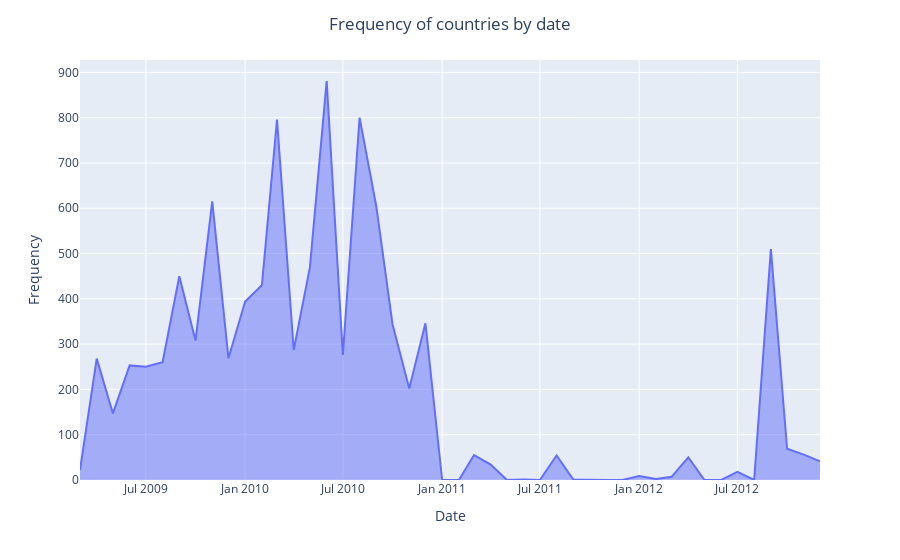

This figure's notebook cell:
### Code cell
def plot_nations_freq(df_nations):
    fig = px.area(df_nations, x='Date', y="Freq")
    fig.update_layout(
        yaxis_title="Frequency",
        xaxis_title="Date",
        title= dict(
            text=f'Frequency of countries by date',
            xanchor='center',
            x=0.5)
    )
    return fig

plot_nations_freq(df_nations).show()

### Figure 1 — Plotly figure (JSON) as saved in the notebook; plotly's stock layout.template omitted (floating-point values rounded to 4 significant figures)
{"data": [{"hovertemplate": "Date=%{x}<br>Freq=%{y}<extra></extra>", "legendgroup": "", "line": {"color": "#636efa"}, "mode": "lines", "name": "", "orientation": "v", "showlegend": false, "stackgroup": "1", "type": "scatter", "x": ["2009-03-01T00:00:00", "2009-04-01T00:00:00", "2009-05-01T00:00:00", "2009-06-01T00:00:00", "2009-07-01T00:00:00", "2009-08-01T00:00:00", "2009-09-01T00:00:00", "2009-10-01T00:00:00", "2009-11-01T00:00:00", "2009-12-01T00:00:00", "2010-01-01T00:00:00", "2010-02-01T00:00:00", "2010-03-01T00:00:00", "2010-04-01T00:00:00", "2010-05-01T00:00:00", "2010-06-01T00:00:00", "2010-07-01T00:00:00", "2010-08-01T00:00:00", "2010-09-01T00:00:00", "2010-10-01T00:00:00", "2010-11-01T00:00:00", "2010-12-01T00:00:00", "2011-01-01T00:00:00", "2011-02-01T00:00:00", "2011-03-01T00:00:00", "2011-04-01T00:00:00", "2011-05-01T00:00:00", "2011-06-01T00:00:00", "2011-07-01T00:00:00", "2011-08-01T00:00:00", "2011-09-01T00:00:00", "2011-10-01T00:00:00", "2011-11-01T00:00:00", "2011-12-01T00:00:00", "2012-01-01T00:00:00", "2012-02-01T00:00:00", "2012-03-01T00:00:00", "2012-04-01T00:00:00", "2012-05-01T00:00:00", "2012-06-01T00:00:00", "2012-07-01T00:00:00", "2012-08-01T00:00:00", "2012-09-01T00:00:00", "2012-10-01T00:00:00", "2012-11-01T00:00:00", "2012-12-01T00:00:00"], "xaxis": "x", "y": [22, 268, 147, 253, 250, 260, 450, 308, 615, 269, 394, 430, 796, 287, 470, 881, 276, 800, 604, 344, 202, 346, 0, 0, 55, 34, 0, 1, 0, 54, 1, 0, 0, 0, 9, 2, 7, 50, 0, 0, 18, 0, 510, 69, 56, 41], "yaxis": "y"}], "layout": {"legend": {"tracegroupgap": 0}, "margin": {"t": 60}, "title": {"text": "Frequency of countries by date", "x": 0.5, "xanchor": "center"}, "xaxis": {"anchor": "y", "domain": [0.0, 1.0], "title": {"text": "Date"}}, "yaxis": {"anchor": "x", "domain": [0.0, 1.0], "title": {"text": "Frequency"}}}}
